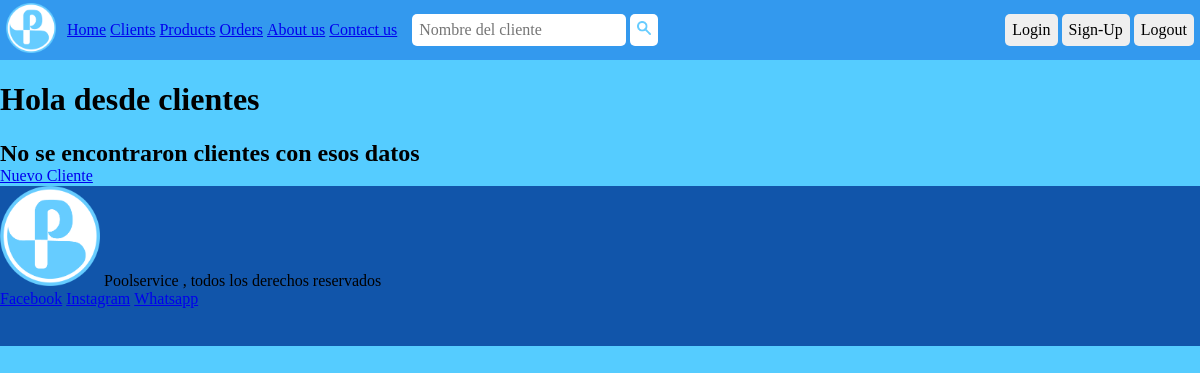
Page /clients/list-clients on the earlier database version.
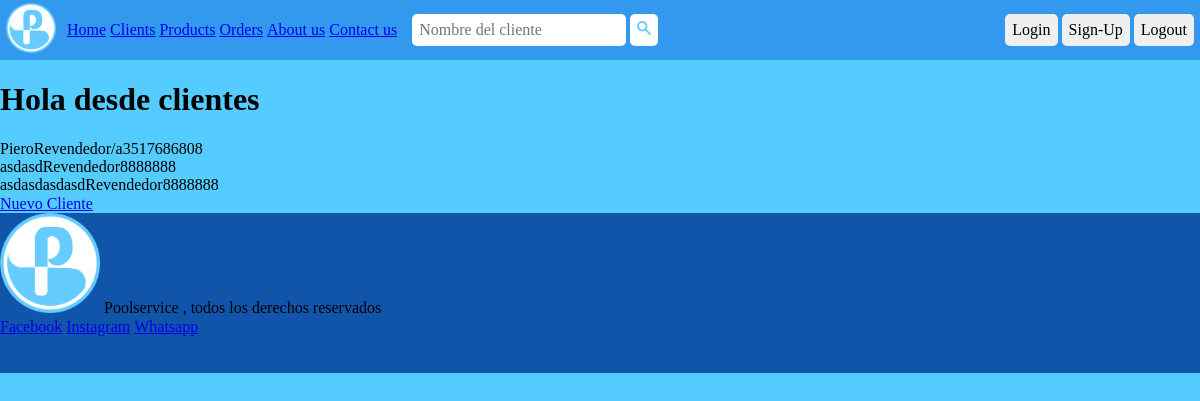
Same page on the later database version.
### clients/models.py (models this page shows, shortened)
class Client(models.Model):
    KIND_CHOICES = (
        ('Revendedor', 'Revendedor'),
        ('Cliente', 'Cliente'),
    )
    CONDITION_CHOICES = (
        ('Consumidor final', 'Consumidor final'),
        ('Responsable inscripto', 'Responsable inscripto'),
        ('Iva exento', 'Iva exento'),
    )
    name = models.CharField(max_length=40 , verbose_name='Nombre')
    dni = models.CharField(max_length=8, validators=[
        validators.RegexValidator(r'^[0-9]{8}$', 'DNI inválido.')], verbose_name='DNI' , null=True, blank=True , unique=True , )
    cuit = models.CharField(max_length=11 , validators=[
        validators.RegexValidator(r'^[0-9]{11}$', 'CUIT inválido.')], verbose_name='CUIT' , null=True, blank=True , unique=True)
    kind = models.CharField(max_length=20 , choices=KIND_CHOICES, verbose_name='Tipo')
    condition = models.CharField(max_length=50 , choices=CONDITION_CHOICES, verbose_name='Condición', blank=True)
    email = models.EmailField(max_length=40 , verbose_name='Correo')
    phone = models.CharField(max_length=20 , verbose_name='Teléfono')
    address = models.CharField(max_length=40 , verbose_name='Dirección')
    city = models.CharField(max_length=40 , verbose_name='Ciudad')
    class Meta:
        verbose_name = 'Cliente'
        verbose_name_plural = 'Clientes'

### clients/views.py (the view)
# urls.py: path('list-clients', list_clients, name='list_clients'),
def list_clients (request):
    clients = Client.objects.all()
    queryset = request.GET.get('search')
    if queryset:
        clients = Client.objects.filter(
            Q(name__icontains = queryset) |
            Q(phone__icontains = queryset)
        ).distinct()
    if len(clients) > 0:
        context = {
            'clients': clients,
        }
    else :
        context = {
            'message_clients': 'No se encontraron clientes con esos datos'
        }
    return render (request, 'clients/clients.html', context=context)

### templates/clients/clients.html (shortened to what this page needs)
{% extends 'base.html' %}
{% block content %}
    <h1>Hola desde clientes</h1>
    <div>
        {% if clients %}
        {% for client in clients %}
            <div>
                {{client.name}}{{client.kind}}{{client.phone}}
            </div>
        {% endfor %}
        {% endif %}
        {% if message_clients %}
            <h2>{{message_clients}}</h2>
        {% endif %}
    </div>
    <a href="/clients/create-client">Nuevo Cliente</a>
{% endblock %}

Differences in the rows shown:
added Client: name "Piero", kind "Revendedor/a", phone "3517686808"
added Client: name "asdasd", kind "Revendedor", phone "8888888"
added Client: name "asdasdasdasd", kind "Revendedor", phone "8888888"
Other differences:
{{ message_clients }}: "No se encontraron clientes con esos datos" → (not shown)
